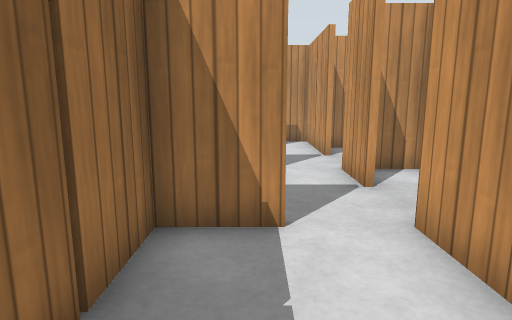
View 1 (above)

24 first-person views from a walk through a robot-simulator world made for Gazebo. The camera is 0.86 m above the floor, tilts 10° down and sees 75° across. The floor is counted in squares, 0.5 m on a side. Each view is taken from the middle of a square. On the plan, view 1 faces up. The plan holds only what a view shows up to about 16 squares ahead; the rest is blank. Gazebo's built-in surfaces are drawn with simple patterns.

View 2
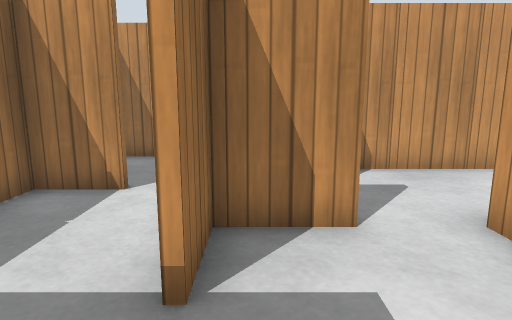

View 3
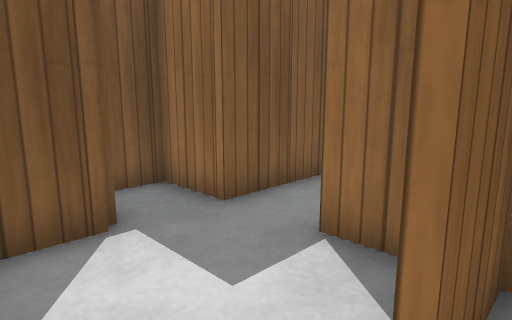

View 4
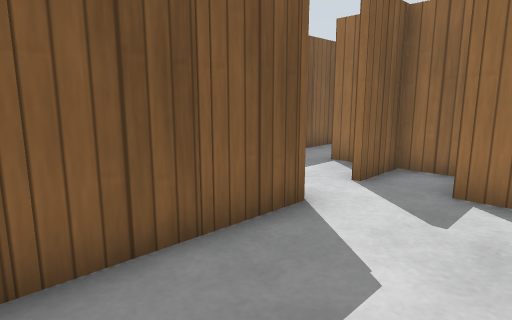

View 5
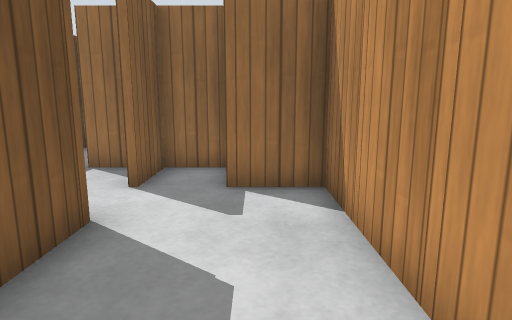

View 6
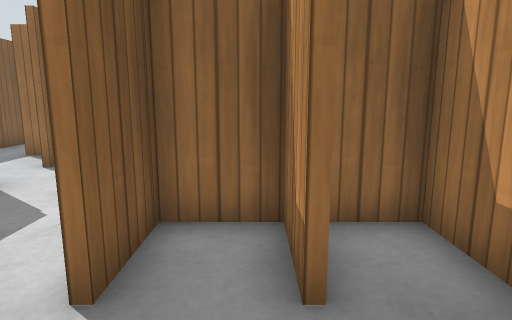

View 7
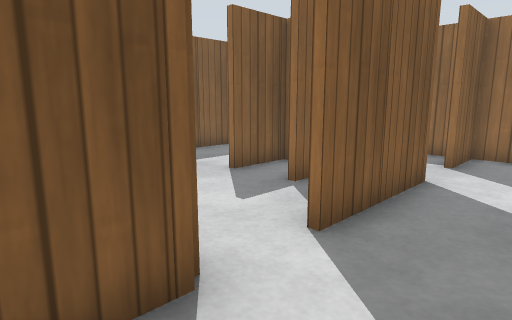

View 8
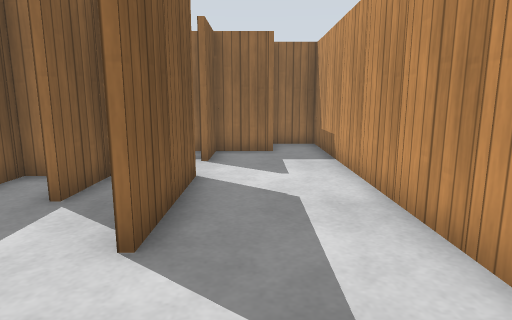

View 9
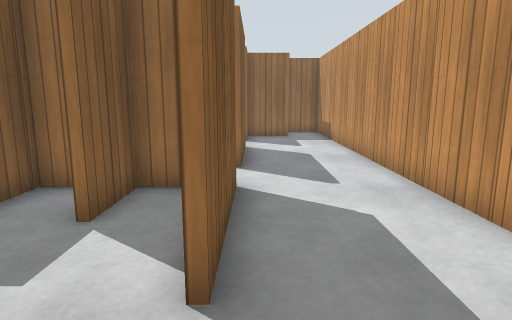

View 10
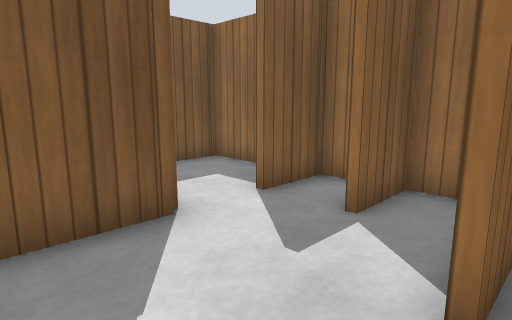

View 11
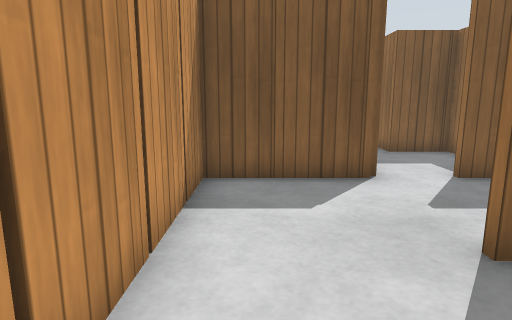

View 12
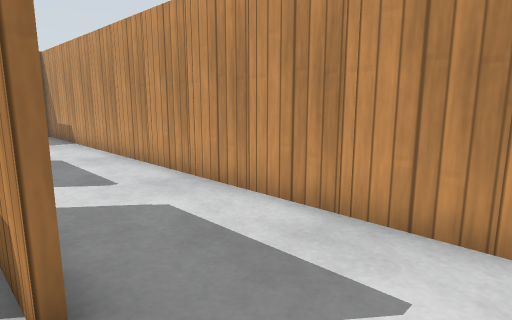

View 13
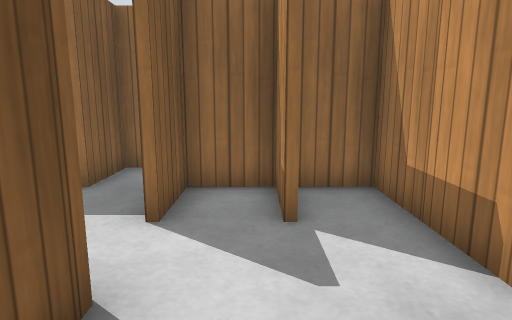

View 14
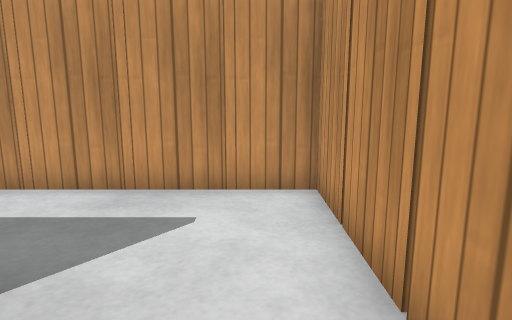

View 15
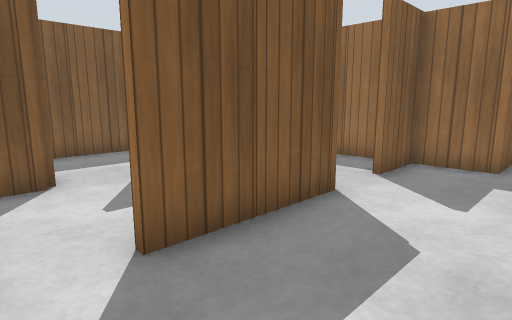

View 16
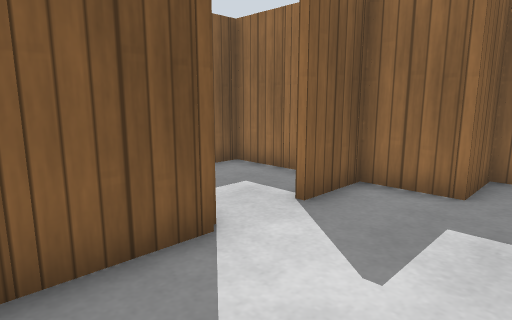

View 17
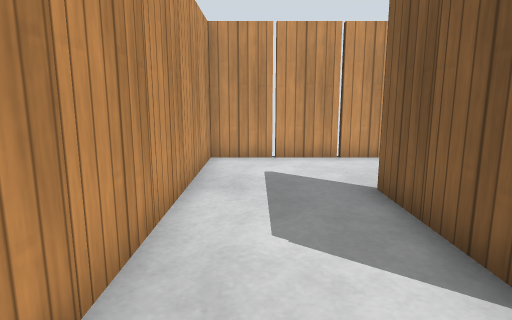

View 18
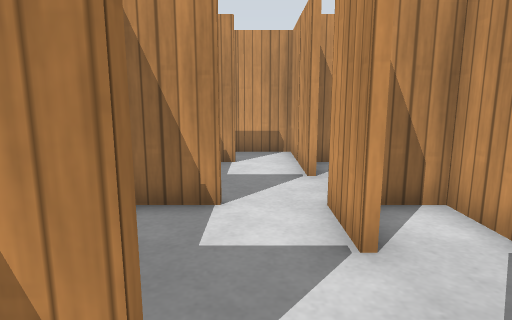

View 19
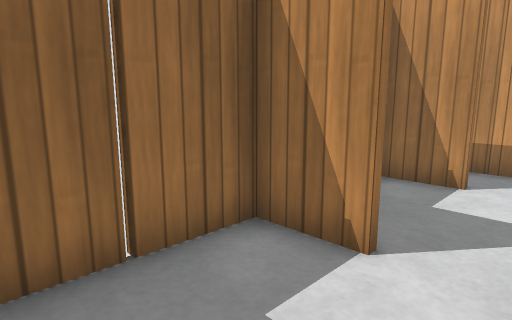

View 20
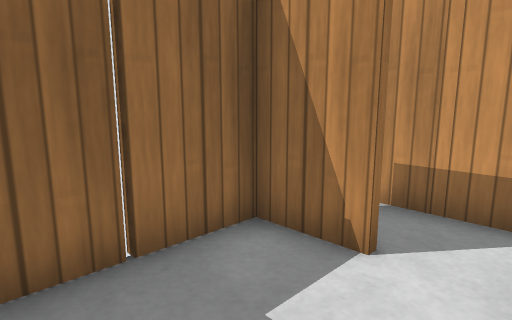

View 21
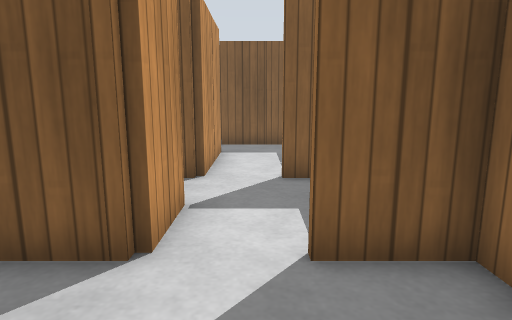

View 22
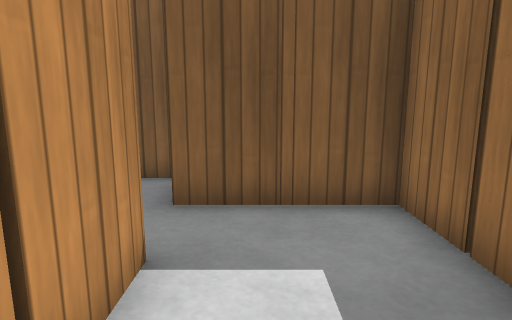

View 23
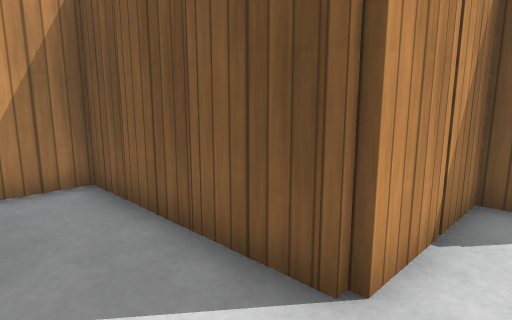

View 24
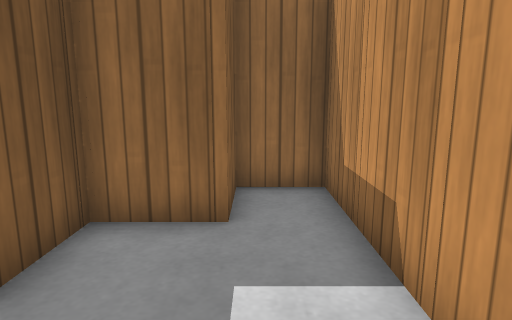

### Floor plan
Ten units are one square. View 1 is at (0, 0); x grows to the right and y downward. Boxes are objects, and circles mark ways between rooms. Rooms are numbered by the first view taken in them; rooms with no view inside come last. Other rooms are left out.
<svg viewBox="-30 -160 260 200">
<path fill="none" stroke="#000" d="M14 14 24 14 24 25M22 -5 22 -45M24 -42 24 -5M5 -44 -14 -44 -14 14 6 14M94 -26 105 -26M106 -24 74 -24M75 -6 84 -6 84 5M65 -26 85 -26M64 -24 64 -14M122 -26 122 -42M95 14 101 14M35 -26 45 -26M95 -84 85 -84M84 -94 84 -64 45 -64M42 -84 34 -84M101 -104 84 -104M44 -96 44 -44M115 -106 125 -106M89 -106 106 -106M105 -84 95 -84M84 -104 84 -94M95 -86 105 -86M145 -106 166 -106M95 -66 105 -66M125 -66 131 -66M155 -86 165 -86M55 -106 65 -106M165 -84 145 -84M155 -66 165 -66M174 -106 185 -106M185 -104 144 -104 144 -65M35 -126 44 -126 44 -96M185 -66 222 -66 222 -144 24 -144 24 -134M22 -105 22 -144 -5 -144M25 -86 39 -86M5 -124 -5 -124M-14 -122 -14 -89M-15 -86 5 -86M22 -65 22 -85M5 -84 -15 -84M-2 -46 5 -46M-14 -89 -14 -52M45 -24 34 -24M62 -15 62 -25M45 14 62 14 62 -6M62 -6 62 -15M74 -24 64 -24M135 -46 144 -46"/>
<rect x="-25" y="-15" width="10" height="10" fill="#bbb"><title>wooden post</title></rect>
<rect x="-25" y="-35" width="10" height="10" fill="#bbb"><title>wooden post</title></rect>
<rect x="5" y="5" width="10" height="10" fill="#bbb"><title>wooden post</title></rect>
<rect x="15" y="25" width="10" height="10" fill="#bbb"><title>wooden post</title></rect>
<rect x="15" y="-35" width="10" height="10" fill="#bbb"><title>wooden post</title></rect>
<rect x="25" y="25" width="10" height="10" fill="#bbb"><title>wooden post</title></rect>
<rect x="25" y="-35" width="10" height="10" fill="#bbb"><title>wooden post</title></rect>
<rect x="35" y="-75" width="10" height="10" fill="#bbb"><title>wooden post</title></rect>
<rect x="45" y="-75" width="10" height="10" fill="#bbb"><title>wooden post</title></rect>
<rect x="65" y="-35" width="10" height="10" fill="#bbb"><title>wooden post</title></rect>
<rect x="65" y="-75" width="10" height="10" fill="#bbb"><title>wooden post</title></rect>
<rect x="75" y="5" width="10" height="10" fill="#bbb"><title>wooden post</title></rect>
<rect x="75" y="-95" width="10" height="10" fill="#bbb"><title>wooden post</title></rect>
<rect x="85" y="5" width="10" height="10" fill="#bbb"><title>wooden post</title></rect>
<rect x="85" y="-35" width="10" height="10" fill="#bbb"><title>wooden post</title></rect>
<rect x="85" y="-75" width="10" height="10" fill="#bbb"><title>wooden post</title></rect>
<rect x="85" y="-95" width="10" height="10" fill="#bbb"><title>wooden post</title></rect>
<rect x="105" y="-35" width="10" height="10" fill="#bbb"><title>wooden post</title></rect>
<rect x="115" y="-55" width="10" height="10" fill="#bbb"><title>wooden post</title></rect>
<rect x="125" y="-55" width="10" height="10" fill="#bbb"><title>wooden post</title></rect>
<rect x="-25" y="-115" width="10" height="10" fill="#bbb"><title>wooden post</title></rect>
<rect x="5" y="-155" width="10" height="10" fill="#bbb"><title>wooden post</title></rect>
<rect x="15" y="-135" width="10" height="10" fill="#bbb"><title>wooden post</title></rect>
<rect x="25" y="-95" width="10" height="10" fill="#bbb"><title>wooden post</title></rect>
<rect x="25" y="-135" width="10" height="10" fill="#bbb"><title>wooden post</title></rect>
<rect x="25" y="-155" width="10" height="10" fill="#bbb"><title>other object</title></rect>
<rect x="35" y="-115" width="10" height="10" fill="#bbb"><title>wooden post</title></rect>
<rect x="45" y="-115" width="10" height="10" fill="#bbb"><title>wooden post</title></rect>
<rect x="45" y="-155" width="10" height="10" fill="#bbb"><title>wooden post</title></rect>
<rect x="65" y="-155" width="10" height="10" fill="#bbb"><title>wooden post</title></rect>
<rect x="85" y="-115" width="10" height="10" fill="#bbb"><title>wooden post</title></rect>
<rect x="85" y="-155" width="10" height="10" fill="#bbb"><title>wooden post</title></rect>
<rect x="105" y="-115" width="10" height="10" fill="#bbb"><title>wooden post</title></rect>
<rect x="105" y="-155" width="10" height="10" fill="#bbb"><title>wooden post</title></rect>
<rect x="125" y="-75" width="10" height="10" fill="#bbb"><title>wooden post</title></rect>
<rect x="125" y="-155" width="10" height="10" fill="#bbb"><title>wooden post</title></rect>
<rect x="135" y="-95" width="10" height="10" fill="#bbb"><title>wooden post</title></rect>
<rect x="145" y="-75" width="10" height="10" fill="#bbb"><title>wooden post</title></rect>
<rect x="145" y="-95" width="10" height="10" fill="#bbb"><title>wooden post</title></rect>
<rect x="145" y="-115" width="10" height="10" fill="#bbb"><title>wooden post</title></rect>
<rect x="145" y="-155" width="10" height="10" fill="#bbb"><title>wooden post</title></rect>
<rect x="165" y="-115" width="10" height="10" fill="#bbb"><title>wooden post</title></rect>
<rect x="165" y="-155" width="10" height="10" fill="#bbb"><title>wooden post</title></rect>
<rect x="175" y="-75" width="20" height="10" fill="#bbb"><title>wooden post</title></rect>
<rect x="185" y="-155" width="10" height="10" fill="#bbb"><title>wooden post</title></rect>
<rect x="205" y="-75" width="10" height="10" fill="#bbb"><title>wooden post</title></rect>
<rect x="205" y="-155" width="10" height="10" fill="#bbb"><title>wooden post</title></rect>
<rect x="215" y="-95" width="10" height="10" fill="#bbb"><title>wooden post</title></rect>
<rect x="215" y="-115" width="10" height="10" fill="#bbb"><title>wooden post</title></rect>
<rect x="215" y="-135" width="10" height="10" fill="#bbb"><title>wooden post</title></rect>
<rect x="-25" y="-75" width="10" height="10" fill="#bbb"><title>wooden post</title></rect>
<rect x="25" y="-55" width="10" height="10" fill="#bbb"><title>wooden post</title></rect>
<rect x="45" y="5" width="10" height="10" fill="#bbb"><title>wooden post</title></rect>
<rect x="55" y="-15" width="10" height="10" fill="#bbb"><title>wooden post</title></rect>
<rect x="65" y="-15" width="10" height="10" fill="#bbb"><title>other object</title></rect>
<circle cx="10" cy="-45" r="3" fill="#2a7"/>
<circle cx="40" cy="-5" r="3" fill="#2a7"/>
<circle cx="110" cy="-77" r="3" fill="#2a7"/>
<circle cx="60" cy="-100" r="3" fill="#2a7"/>
<circle cx="50" cy="-30" r="3" fill="#2a7"/>
<circle cx="10" cy="-90" r="3" fill="#2a7"/>
<text x="20" y="30">1</text>
<text x="90" y="-20">2</text>
<text x="110" y="-110">3</text>
<text x="10" y="-70">4</text>
<text x="40" y="-10">5</text>
<text x="70" y="-10">6</text>
<text x="140" y="-60">7</text>
</svg>
Room 1 opens to room 4. Room 1 opens to room 5. Room 2 opens to room 3. Room 2 opens to room 5. Room 3 opens to room 4.

Where each view was taken, in squares from view 1:
view 1: 0 up, 0 right, facing up
view 2: 2 down, 3 right, facing up
view 3: 3 up, 6 right, facing down-left
view 4: 6 up, 11 right, facing down-left
view 5: 5 up, 11 right, facing left
view 6: 8 up, 13 right, facing left
view 7: 13 up, 16 right, facing down-left
view 8: 12 up, 16 right, facing left
view 9: 11 up, 21 right, facing left
view 10: 11 up, 21 right, facing down-left
view 11: 14 up, 21 right, facing down
view 12: 10 up, 21 right, facing up-left
view 13: 8 up, 21 right, facing left
view 14: 8 up, 21 right, facing up
view 15: 14 up, 14 right, facing down-left
view 16: 14 up, 11 right, facing down-left
view 17: 13 up, 12 right, facing right
view 18: 3 up, 1 right, facing up
view 19: 5 up, 2 right, facing up-left
view 20: 9 up, 2 right, facing up-left
view 21: 12 up, 1 right, facing down
view 22: 4 up, 1 right, facing down
view 23: 5 up, 5 right, facing down-right
view 24: 1 up, 13 right, facing left
